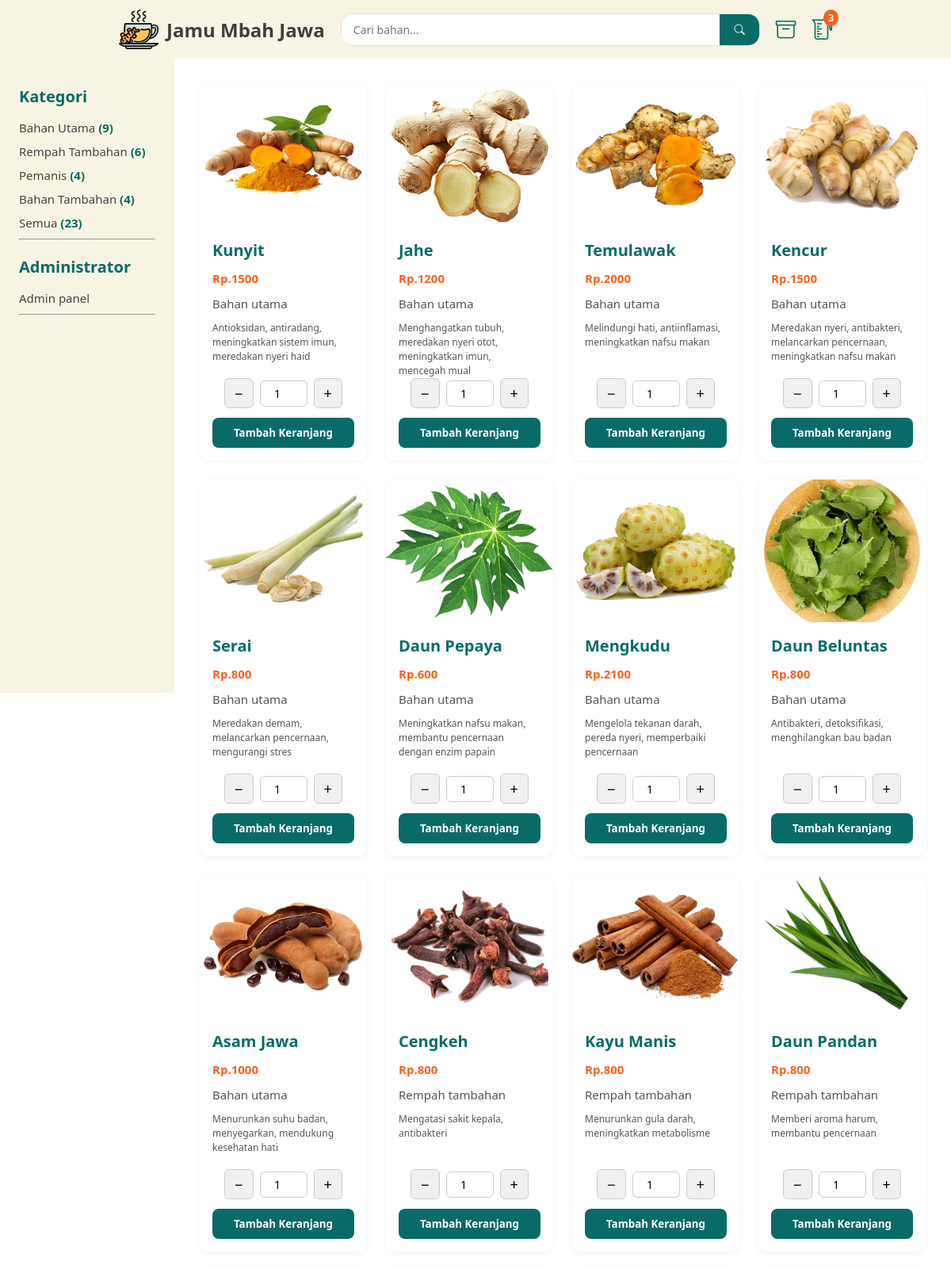
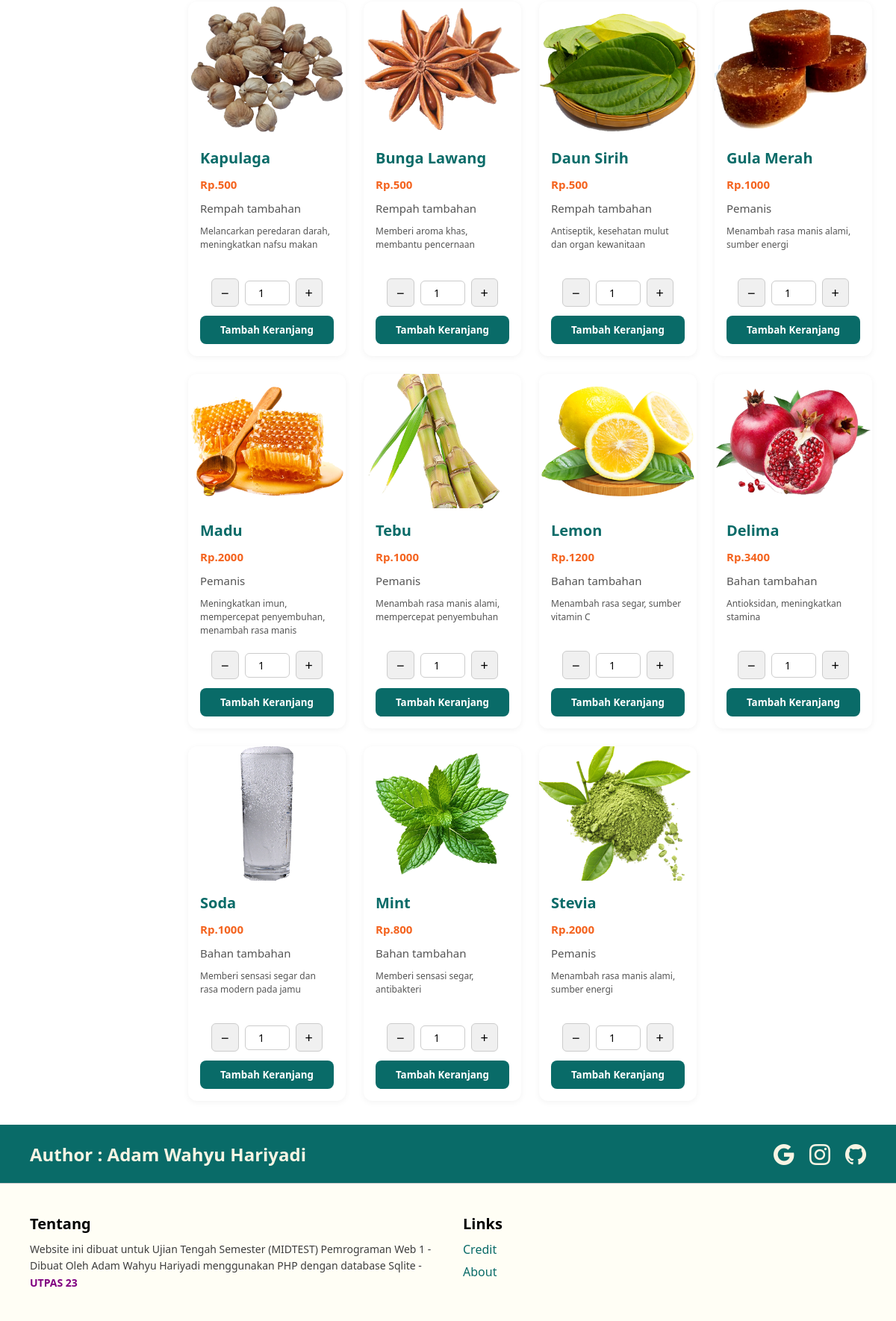
The page / on the database its author committed (2 pictures, top to bottom).
### tables this page shows
CREATE TABLE bahan (
  id INTEGER PRIMARY KEY,
  nama TEXT NOT NULL,
  deskripsi TEXT NOT NULL,
  harga INTEGER NOT NULL,
  jenis TEXT NOT NULL,
  foto VARCHAR(255)
);

### backend/worker.php (called while the page is built, shortened)
<?php
class TableBahan{
    function fetchAllBahan(){
        global $kon;
        $stmt = $kon->query("SELECT * FROM bahan ORDER BY id ASC");
        return $stmt->fetchAll(PDO::FETCH_ASSOC);
    }
    function countEachDataCategory($cat){
        global $kon;
        $cat = "%$cat%";
        $stmt = $kon->prepare("SELECT * FROM bahan WHERE  jenis LIKE :cat");
        $stmt->bindParam(":cat", $cat);
        $stmt->execute();
        return count($stmt->fetchAll(PDO::FETCH_ASSOC));
    }
}
$bahan = new TableBahan();

### backend/call.php (called while the page is built, shortened)
<?php
$totalBahanUtama = $bahan->countEachDataCategory('bahan utama');
$totalRempahTambahan = $bahan->countEachDataCategory('rempah tambahan');
$totalPemanis = $bahan->countEachDataCategory('pemanis');
$totalBahanTambahan = $bahan->countEachDataCategory('bahan tambahan');
$totalBahan = count($bahan->fetchAllBahan());

### backend/koneksi.php (called while the page is built, shortened)
<?php
try{
	$kon = new \PDO('sqlite:'.__DIR__.'/../database/database.db');
}catch(\PDOException $e){
    echo $e->getMessage();
}
include "worker.php";
include "call.php";

### index.php (the view, shortened to what this page needs)
<?php
include("backend/koneksi.php");
$search = $_GET['search'] ?? '';
if ($search !== ''){
    $listBahan = $bahan->search($search);
}else{
    $listBahan = $bahan->fetchAllBahan();
}
?>
<!DOCTYPE html>
<html lang="id">
<head>
    <link rel="stylesheet" href="https://cdn.jsdelivr.net/npm/bootstrap-icons@1.13.1/font/bootstrap-icons.min.css">
    <link rel="stylesheet" href="asset/css/index.css">
    <link rel="stylesheet" href="asset/css/global.css">
    <link rel="stylesheet" href="asset/css/card.css">
</head>
<body>
    <header>
        <?php include("pages/components/navbar.php"); ?>
    </header>
    <main>
        <div class="sidebar">
            <div class="side-content">
                <div class="category">
                    <h2>Kategori</h2>
                    <a href="?search=bahan+utama">Bahan Utama <span class="highlight-indicator">(<?= $totalBahanUtama; ?>)</span></a>
                    <a href="?search=rempah+tambahan">Rempah Tambahan <span class="highlight-indicator">(<?= $totalRempahTambahan; ?>)</span></a>
                    <a href="?search=pemanis">Pemanis <span class="highlight-indicator">(<?= $totalPemanis; ?>)</span></a>
                    <a href="?search=bahan+tambahan">Bahan Tambahan <span class="highlight-indicator">(<?= $totalBahanTambahan; ?>)</span></a>
                    <a href="?search=">Semua <span class="highlight-indicator">(<?= $totalBahan ?>)</span></a>
                    <hr>
                </div>
                <div class="admin">
                    <h2>Administrator</h2>
                    <a href="pages/admin/">Admin panel</a>
                    <hr>
                </div>
            </div>
        </div>
    <?php if (!empty($listBahan)): ?>
        <div class="content">
            <div class="card-grid">
                <?php foreach ($listBahan as $b): ?>
                <div class="card">
                    <img src="<?= $b['foto'] ?>" alt="<?= $b['nama'] ?>" class="card-img">
                    <div class="card-body">
                        <h3 class="card-title"><?= $b['nama'] ?></h3>
                        <h3 class="card-price">Rp.<?= $b['harga'] ?></h3>
                        <p class="card-category"><?= $b['jenis'] ?></p>
                        <p class="card-description"><?= $b['deskripsi'] ?></p>
                        <form action="" method="post" class="keranjang-form">
                            <div class="porsi-control">
                                <button type="button" class="kurang">−</button>
                                <input type="number" name="porsi" class="porsi-input" value="1" min="1" readonly>
                                <button type="button" class="tambah">+</button>
                            </div>
                            <button type="submit" class="card-button">Tambah Keranjang</button>
                        </form>
                    </div>
                </div>
                <?php endforeach; ?>
            </div>
            <?php else: ?>
                <p class="not-found">Tidak ada bahan... :( </p>
        </div>
            <?php endif; ?>
    </main>
    <footer>
        <?php include("pages/components/footer.php"); ?>
    </footer>
</body>
</html>

### asset/css/index.css (style rules this page uses)
* { padding: 0; margin: 0; box-sizing: border-box; }
.highlight-indicator { color: var(--secondary-color); font-weight: 900; }
header { position: sticky; z-index: 99; top: 0; }
main { display: flex; min-height: 100vh; width: 100%; }
.sidebar { width: 220px; background-color: var(--primary-color); padding: 24px; position: sticky; top: 60px; height: 100vh; overflow-y: auto; }
.sidebar .category { margin-top: 10px; }
.sidebar h2 { font-size: 20px; color: var(--secondary-color); margin-bottom: 16px; }
.sidebar a { display: block; text-decoration: none; color: #444; margin-bottom: 10px; font-size: 15px; transition: color 0.3s, transform 0.3s; }
.content { flex: 1; padding: 32px; }
.category { margin-bottom: 20px; }

### asset/css/global.css (style rules this page uses)
:root { --primary-color : #f8f4e3; --secondary-color :#096B68; --white: #fff; --gray: #f4f4f4; --border: #e0e0e0; --danger: #e74c3c; }
* { padding: 0; margin: 0; font-family: 'Segoe UI', sans-serif; }

### asset/css/card.css (style rules this page uses)
.card-grid { display: grid; grid-template-columns: repeat(auto-fill, minmax(210px, 1fr)); gap: 24px; }
.card { background-color: white; border-radius: 12px; box-shadow: 0 2px 8px rgba(0, 0, 0, 0.05); overflow: hidden; display: flex; flex-direction: column; transition: transform 0.3s ease, box-shadow 0.3s ease; }
.card-img { width: 100%; height: 180px; object-fit: cover; }
.card-body { padding: 16px; display: flex; flex-direction: column; gap: 12px; }
.card-title { font-size: 20px; font-weight: bold; color: var(--secondary-color); margin: 0; }
.card-price { font-size: 15px; font-weight: bold; color: #f4631e; margin: 0; }
.card-category { color: #555; font-size: 15px; }
.card-description { font-size: 12px; color: #555; line-height: 1.5; height: 60px; }
.card-button { display: inline-block; padding: 10px 16px; background-color: var(--secondary-color); color: white; border: none; border-radius: 8px; font-weight: bold; text-decoration: none; text-align: center; cursor: pointer; transition: background-color 0.3s; }
.keranjang-form { display: flex; flex-direction: column; gap: 12px; }
.porsi-control { display: flex; align-items: center; justify-content: center; gap: 8px; }
.porsi-control button { padding: 6px 12px; font-size: 18px; background-color: #f0f0f0; border: 1px solid #ccc; border-radius: 6px; cursor: pointer; transition: background-color 0.2s; }
.porsi-input { width: 60px; text-align: center; padding: 6px; font-size: 14px; border: 1px solid #ccc; border-radius: 6px; }

### asset/css/navbar.css (style rules this page uses)
a { text-decoration: none; }

### asset/css/footer.css (style rules this page uses)
footer { display: flex; flex-direction: column; background-color: #f0ead2; color: #3e3e3e; }

### rows shown on the page
bahan: foto (picture), nama "Kunyit", harga "1500", jenis "Bahan utama", deskripsi "Antioksidan, antiradang, meningkatkan sistem imun, meredakan nyeri haid"
bahan: foto (picture), nama "Jahe", harga "1200", jenis "Bahan utama", deskripsi "Menghangatkan tubuh, meredakan nyeri otot, meningkatkan imun, mencegah mual"
bahan: foto (picture), nama "Temulawak", harga "2000", jenis "Bahan utama", deskripsi "Melindungi hati, antiinflamasi, meningkatkan nafsu makan"
bahan: foto (picture), nama "Kencur", harga "1500", jenis "Bahan utama", deskripsi "Meredakan nyeri, antibakteri, melancarkan pencernaan, meningkatkan nafsu makan"
bahan: foto (picture), nama "Serai", harga "800", jenis "Bahan utama", deskripsi "Meredakan demam, melancarkan pencernaan, mengurangi stres"
bahan: foto (picture), nama "Daun Pepaya", harga "600", jenis "Bahan utama", deskripsi "Meningkatkan nafsu makan, membantu pencernaan dengan enzim papain"
bahan: foto (picture), nama "Mengkudu", harga "2100", jenis "Bahan utama", deskripsi "Mengelola tekanan darah, pereda nyeri, memperbaiki pencernaan"
bahan: foto (picture), nama "Daun Beluntas", harga "800", jenis "Bahan utama", deskripsi "Antibakteri, detoksifikasi, menghilangkan bau badan"
bahan: foto (picture), nama "Asam Jawa", harga "1000", jenis "Bahan utama", deskripsi "Menurunkan suhu badan, menyegarkan, mendukung kesehatan hati"
bahan: foto (picture), nama "Cengkeh", harga "800", jenis "Rempah tambahan", deskripsi "Mengatasi sakit kepala, antibakteri"
bahan: foto (picture), nama "Kayu Manis", harga "800", jenis "Rempah tambahan", deskripsi "Menurunkan gula darah, meningkatkan metabolisme"
bahan: foto (picture), nama "Daun Pandan", harga "800", jenis "Rempah tambahan", deskripsi "Memberi aroma harum, membantu pencernaan"
bahan: foto (picture), nama "Kapulaga", harga "500", jenis "Rempah tambahan", deskripsi "Melancarkan peredaran darah, meningkatkan nafsu makan"
bahan: foto (picture), nama "Bunga Lawang", harga "500", jenis "Rempah tambahan", deskripsi "Memberi aroma khas, membantu pencernaan"
bahan: foto (picture), nama "Daun Sirih", harga "500", jenis "Rempah tambahan", deskripsi "Antiseptik, kesehatan mulut dan organ kewanitaan"
bahan: foto (picture), nama "Gula Merah", harga "1000", jenis "Pemanis", deskripsi "Menambah rasa manis alami, sumber energi"
bahan: foto (picture), nama "Madu", harga "2000", jenis "Pemanis", deskripsi "Meningkatkan imun, mempercepat penyembuhan, menambah rasa manis"
bahan: foto (picture), nama "Tebu", harga "1000", jenis "Pemanis", deskripsi "Menambah rasa manis alami, mempercepat penyembuhan"
bahan: foto (picture), nama "Lemon", harga "1200", jenis "Bahan tambahan", deskripsi "Menambah rasa segar, sumber vitamin C"
bahan: foto (picture), nama "Delima", harga "3400", jenis "Bahan tambahan", deskripsi "Antioksidan, meningkatkan stamina"
bahan: foto (picture), nama "Soda", harga "1000", jenis "Bahan tambahan", deskripsi "Memberi sensasi segar dan rasa modern pada jamu"
bahan: foto (picture), nama "Mint", harga "800", jenis "Bahan tambahan", deskripsi "Memberi sensasi segar, antibakteri"
bahan: foto (picture), nama "Stevia", harga "2000", jenis "Pemanis", deskripsi "Menambah rasa manis alami, sumber energi"

### other values the page prints
$namaToko "Jamu Mbah Jawa"
$totalDataKeranjang "3"
$totalBahanUtama "9"
$totalRempahTambahan "6"
$totalPemanis "4"
$totalBahanTambahan "4"
$totalBahan "23"
